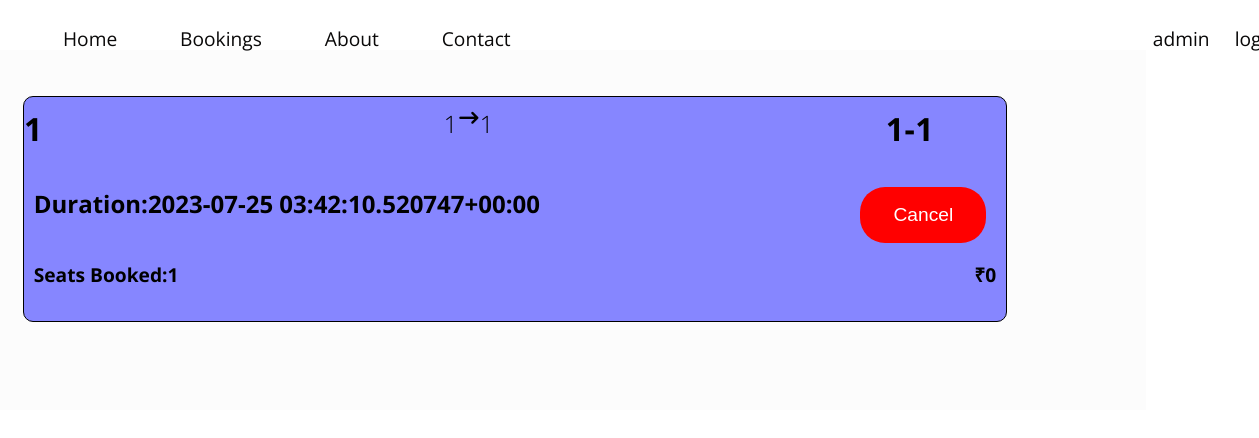
The app's page /bookings (signed in) with its own data.
### home/models.py (models this page shows, shortened)
class book(models.Model):
    busid=models.IntegerField(default=0)
    name=models.CharField(max_length=50,default=1)
    From=models.CharField(max_length=50,default=1)
    To=models.CharField(max_length=50,default=1)
    timefrom=models.CharField(max_length=50,default=1)
    timeto=models.CharField(max_length=50,default=1)
    date=models.DateField(blank=True,null=True)
    price=models.CharField(max_length=50,default=1)
    duration=models.CharField(max_length=50)
    seatno=models.CharField(max_length=50,default=1)
    tp=models.IntegerField(default=0)
    username=models.ForeignKey(User,on_delete=models.CASCADE,default=1)

### home/views.py (the view)
# urls.py: path('bookings',views.bookings),
def bookings(request):
 if book.objects.filter(username_id=request.user.id).exists():
  b=book.objects.filter(username=request.user)
  name = 'seatno'
  obj = book.objects.first()
  seat= getattr(obj,name)
  name = 'price'
  o= book.objects.first()
  price= getattr(o,name)
  return render(request,'bookings.html',{'b':b})
 else:
    return render(request,'bookings.html')

### home/templates/bookings.html (shortened to what this page needs)
{% load static %}
<!DOCTYPE html>
<html lang="en">
<head>
</head>
<link rel="stylesheet" href="{% static 'css/bookings.css' %}">
<link rel="stylesheet" href="https://cdnjs.cloudflare.com/ajax/libs/font-awesome/6.4.0/css/all.min.css" />
<body>
    <div class="d1">
        <a href="/" class="a1">Home</a>
        <a href="/bookings"class="a1">Bookings</a>
        <a href="/about"class="a1">About</a>
        <a href="/contact"class="a1">Contact</a>
        {% if user.is_authenticated %}
        <a href="" class="alog">{{user.username}}</a>
        <a href="/logout" class="logout">logout</a>
        {% else %}
        <a href="/login"class="alog">Login</a>
        {%endif%}
    </div>
    {% for i in b %}
    <div class="d3">
        <div class="d4">
            <div class="d5">
                <div style="display: flex;">
                <h2 class="d5h1">{{i.name}}</h2>
            </div>
                <div style="display: flex;">
                <h2 class="d5h2">{{i.From}}</h2>
                <i class="fa-solid arrow fa-arrow-right-long"></i>
                <h2 class="d5h3">{{i.To}}</h2>
            </div>
            <div style="display: flex;">
                <h2 class="d5h4">{{i.timefrom}}</h2>
                <h2 class="d5h5">-</h2>
                <h2 class="d5h6">{{i.timeto}}</h2>
            </div>
            </div>
            <div class="dv1"><h2 class="d5h7">Duration:{{i.duration}}</h2>
            <a href="/cancel/{{i.id}}" style="margin-right:2% ;"><input type="submit" value="Cancel" class="d5book"></a>
            </div><br>
            <div class="dlast"> <h2 class="d5h8">Seats Booked:{{i.seatno}}</h2><h2 class="d5h8">₹{{i.tp}}</h2></div>
        </div>
        {%endfor%}
        </body>
        </html>

### home/static/css/bookings.css (style rules this page uses)
* { padding: 0; margin: 0 ; }
.d1 { background-color: transparent; width: 100%; height: 50px; display: flex; }
.a1 { margin: 2% 0 0 5%; text-decoration: none; font-family: 'Open Sans', sans-serif; font-size: larger; color: rgb(10, 9, 9); }
.alog { margin: 2% 0 0 51%; text-decoration: none; font-family: 'Open Sans', sans-serif; font-size: larger; color: rgb(8, 7, 7); }
.logout { margin: 2% 0 0 2%; text-decoration: none; font-family: 'Open Sans', sans-serif; font-size: larger; color: rgb(8, 7, 7); }
.d3 { background-color: rgb(252, 252, 252); height: 45vh; width:91vw; margin: 0% 0% 0 0%; }
.d4 { height:28vh; width:78vw; background-color: rgb(134, 134, 255); margin: 4% 0 0 2%; display: inline-block; border: 1px solid black; border-radius: 10px; }
.d5 { height:10vh; width:72vw; background-color: rgb(134, 134, 255); margin: 1% 0 0 0%; display: flex; justify-content:space-between; }
.d5h1 { font-family: 'Open Sans', sans-serif; margin: 0% 0 0 0%; font-size: xx-large; }
.d5h2 { font-family: 'Open Sans', sans-serif; margin: 0% 0 0 9%; font-size: x-large; font-weight: lighter; }
.arrow { font-size: larger; margin: 3% 2% 0 4%; font-weight: lighter; }
.d5h3 { font-family: 'Open Sans', sans-serif; margin: 0% 0 0 1%; font-size: x-large; font-weight: lighter; }
.d5h4 { font-family: 'Open Sans', sans-serif; margin: 0% 0 0 5%; font-size: xx-large; }
.d5h5 { font-family: 'Open Sans', sans-serif; margin: 0% 0 0 1%; font-size: xx-large; }
.d5h6 { font-family: 'Open Sans', sans-serif; margin: 0% 0 0 1%; font-size: xx-large; }
.d5h7 { font-family: 'Open Sans', sans-serif; margin: 0% 0 0 1%; font-size: x-large; }
.d5book { height: 7vh; width:10vw; background-color: red; border: none; border-radius: 25px; font-size: larger; color: white; margin: 0 0% 0 0%; }
.d5h8 { font-family: 'Open Sans', sans-serif; margin: 0% 1% 0 1%; font-size: larger; }
.dlast { display: flex; justify-content: space-between; }
.dv1 { display: flex; justify-content: space-between; background-color: rgb(134, 134, 255); }

### records on screen
book: name "1", From "1", To "1", timefrom "1", timeto "1", duration "2023-07-25 03:42:10.520747+00:00", seatno "1", tp "0"

### other values on screen
{{ user.username }} "admin"
